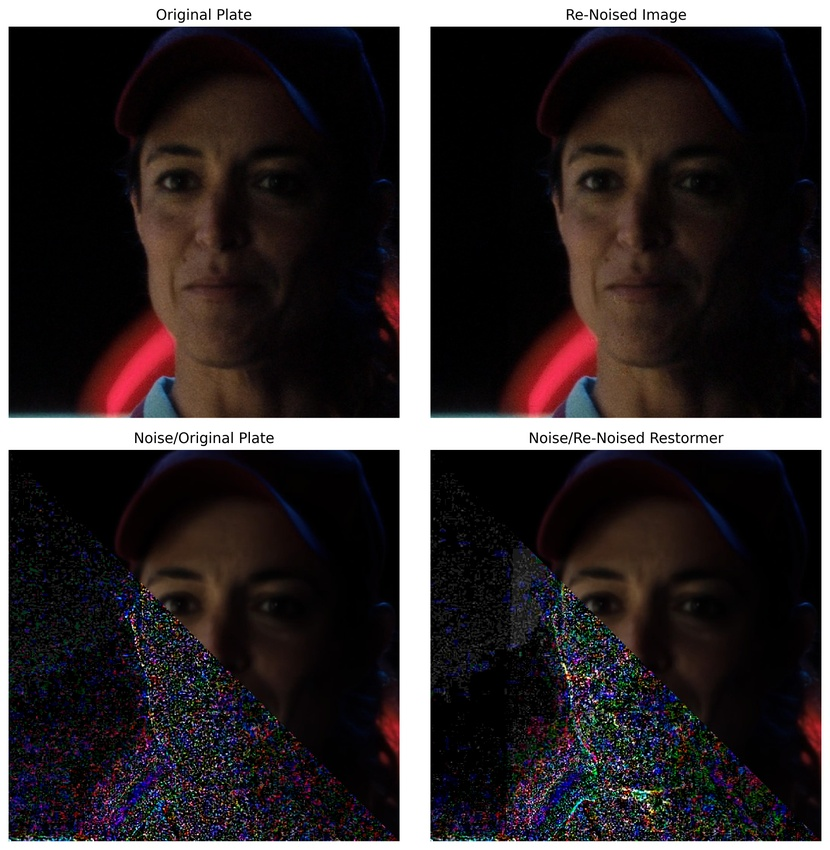
#> input picture img.jpg, 830 x 850 px, shrunk from 3866 x 3955 before the run
$ python -i renoise.py   (imports and definitions only)
#> lines starting #> are read from the running program, lines starting #| are printed output that depends on the picture
import numpy as np
import cv2
from scipy import ndimage
import os
from concurrent.futures import ProcessPoolExecutor
import multiprocessing
from enum import Enum
from tqdm import tqdm
import gc
from multiprocessing import Pool, cpu_count


class GrainPreset(Enum):
    """Film stock presets mimicking Nuke's options"""
    KODAK_5248 = {'size': 3.0, 'intensity': 0.4, 'irregularity': 0.6, 'r_scale': 1.0, 'g_scale': 0.7, 'b_scale': 0.9}
    KODAK_5279 = {'size': 2.5, 'intensity': 0.5, 'irregularity': 0.5, 'r_scale': 1.0, 'g_scale': 0.8, 'b_scale': 0.9}
    KODAK_VISION3 = {'size': 1.8, 'intensity': 0.3, 'irregularity': 0.4, 'r_scale': 1.0, 'g_scale': 0.9, 'b_scale': 0.8}
    FUJI_3510 = {'size': 2.0, 'intensity': 0.35, 'irregularity': 0.5, 'r_scale': 1.0, 'g_scale': 0.9, 'b_scale': 0.7}
    ILFORD_HP5 = {'size': 3.5, 'intensity': 0.6, 'irregularity': 0.7, 'r_scale': 1.0, 'g_scale': 1.0, 'b_scale': 1.0}
    ARRI = {'size': 2.0, 'intensity': 0.35, 'irregularity': 0.5, 'r_scale':0.85, 'g_scale':1.0, 'b_scale':0.9}
    TUNGSTEN = {'size': 1.5, 'intensity': 0.25, 'irregularity': 0.3, 'r_scale': 0.85, 'g_scale': 0.9, 'b_scale': 1.0}
    REGA = {'size': 1.3, 'intensity': 0.6, 'irregularity': 0.8, 'r_scale': 0.85, 'g_scale': 0.9, 'b_scale': 1.0}


class BlendMode(Enum):
    """Blend modes for grain application"""
    ADD = 1
    OVERLAY = 2
    SOFT_LIGHT = 3


def generate_base_noise(height, width, grain_size, irregularity=0.5, seed=None):
    """
    Generate base noise texture for film grain

    Args:
        height (int): Image height
        width (int): Image width
        grain_size (float): Size of grain particles (higher = larger grains)
        irregularity (float): How irregular the grain pattern is (0-1)
        seed (int, optional): Random seed for reproducibility

    Returns:
        np.ndarray: Noise texture as float32 array with range -1 to 1
    """
    if seed is not None:
        np.random.seed(seed)

    # Generate white noise
    noise = np.random.normal(0, 1, (height, width)).astype(np.float32)

    # Scale the kernel size based on grain_size
    # (larger grain_size = more blurring = larger grain particles)
    kernel_size = max(1, int(grain_size * 2))

    # Create a Gaussian kernel for the primary blur
    primary_sigma = grain_size / 2
    if primary_sigma > 0:
        noise = ndimage.gaussian_filter(noise, primary_sigma)

    # Add irregularity by selectively emphasizing certain frequencies
    if irregularity > 0:
        # Create a second noise pattern for irregularity
        irregular_noise = np.random.normal(0, 1, (height, width)).astype(np.float32)
        irregular_sigma = grain_size / (irregularity * 4 + 1)
        if irregular_sigma > 0:
            irregular_noise = ndimage.gaussian_filter(irregular_noise, irregular_sigma)

        # Blend the two noise patterns
        blend_factor = np.clip(irregularity, 0, 1)
        noise = (1 - blend_factor) * noise + blend_factor * irregular_noise

    # Normalize to range approximately -1 to 1
    noise = noise / (np.std(noise) * 3)
    noise = np.clip(noise, -1, 1)

    return noise


def generate_color_grain(height, width, grain_size, r_scale=1.0, g_scale=0.9, b_scale=0.8,
                         color_correlation=0.6, irregularity=0.5, seed=None):
    """
    Generate partially correlated RGB grain

    Args:
        height (int): Image height
        width (int): Image width
        grain_size (float): Size of grain particles
        r_scale (float): Relative intensity for red channel
        g_scale (float): Relative intensity for green channel
        b_scale (float): Relative intensity for blue channel
        color_correlation (float): How correlated the channels are (0-1)
        irregularity (float): Irregularity of grain pattern (0-1)
        seed (int, optional): Random seed

    Returns:
        np.ndarray: RGB grain pattern as float32 array with range -1 to 1
    """
    if seed is not None:
        base_seed = seed
    else:
        base_seed = np.random.randint(0, 2**32 - 1)

    # Generate base noise pattern for partial correlation
    shared_noise = generate_base_noise(height, width, grain_size, irregularity, seed=base_seed)

    # Generate per-channel unique components
    r_unique = generate_base_noise(height, width, grain_size, irregularity, seed=base_seed+1)
    g_unique = generate_base_noise(height, width, grain_size, irregularity, seed=base_seed+2)
    b_unique = generate_base_noise(height, width, grain_size, irregularity, seed=base_seed+3)

    # Combine shared and unique components
    r_noise = color_correlation * shared_noise + (1 - color_correlation) * r_unique
    g_noise = color_correlation * shared_noise + (1 - color_correlation) * g_unique
    b_noise = color_correlation * shared_noise + (1 - color_correlation) * b_unique

    # Apply channel scaling
    r_noise *= r_scale
    g_noise *= g_scale
    b_noise *= b_scale

    # Stack to create RGB grain
    color_grain = np.stack([r_noise, g_noise, b_noise], axis=2)

    return color_grain


def modulate_by_luminance(grain, image, shadow_amount=1.5, midtone_amount=1.0, highlight_amount=0.5):
    """
    Modulate grain intensity based on image luminance

    Args:
        grain (np.ndarray): RGB grain pattern
        image (np.ndarray): Source image (0-1 range, float32)
        shadow_amount (float): Grain intensity in shadows
        midtone_amount (float): Grain intensity in midtones
        highlight_amount (float): Grain intensity in highlights

    Returns:
        np.ndarray: Luminance-modulated grain
    """
    # Calculate luminance (Rec. 709 coefficients)
    luminance = 0.2126 * image[:,:,0] + 0.7152 * image[:,:,1] + 0.0722 * image[:,:,2]

    # Create luminance-based modulation mask
    # This creates a curve where shadows get shadow_amount, midtones get midtone_amount,
    # and highlights get highlight_amount
    shadows_mask = 1.0 - np.clip(luminance * 2, 0, 1)
    highlights_mask = np.clip((luminance - 0.5) * 2, 0, 1)
    midtones_mask = 1.0 - shadows_mask - highlights_mask

    # Combine the masks with their respective amounts
    modulation = (shadow_amount * shadows_mask +
                  midtone_amount * midtones_mask +
                  highlight_amount * highlights_mask)

    # Apply modulation to each channel
    modulated_grain = grain * modulation[:,:,np.newaxis]

    return modulated_grain


def apply_grain(image, grain, intensity=1.0, blend_mode=BlendMode.OVERLAY):
    """
    Apply grain to image with specified blend mode

    Args:
        image (np.ndarray): Source image (0-1 range, float32)
        grain (np.ndarray): Grain pattern (-1 to 1 range, float32)
        intensity (float): Overall grain intensity multiplier
        blend_mode (BlendMode): Blend mode for grain application

    Returns:
        np.ndarray: Grained image
    """
    # Scale grain by intensity
    scaled_grain = grain * intensity

    if blend_mode == BlendMode.ADD:
        # Simple additive grain
        result = image + scaled_grain
        result = np.clip(result, 0, 1)

    elif blend_mode == BlendMode.OVERLAY:
        # Overlay blend mode (standard in Nuke)
        # For values < 0.5: 2 * base * blend
        # For values >= 0.5: 1 - 2 * (1 - base) * (1 - blend)
        bright_mask = image >= 0.5

        # Convert grain from -1...1 to 0...1 range for blending
        grain_01 = scaled_grain * 0.5 + 0.5

        result = np.zeros_like(image)
        result[~bright_mask] = 2 * image[~bright_mask] * grain_01[~bright_mask]
        result[bright_mask] = 1 - 2 * (1 - image[bright_mask]) * (1 - grain_01[bright_mask])
        result = np.clip(result, 0, 1)

    elif blend_mode == BlendMode.SOFT_LIGHT:
        # Soft Light blend (more subtle than overlay)
        # Convert grain from -1...1 to 0...1 range for blending
        grain_01 = scaled_grain * 0.5 + 0.5

        result = np.zeros_like(image)
        for c in range(3):
            result[:,:,c] = ((1 - 2 * grain_01[:,:,c]) * image[:,:,c]**2 +
                            2 * grain_01[:,:,c] * image[:,:,c])
        result = np.clip(result, 0, 1)

    else:
        raise ValueError(f"Unsupported blend mode: {blend_mode}")

    return result


def apply_film_grain(image, preset=GrainPreset.KODAK_5248, intensity_scale=1.0,
                    blend_mode=BlendMode.OVERLAY, seed=None):
    """
    Apply film grain to an image using Nuke-style workflow

    Args:
        image (np.ndarray): Input image (0-1 range, float32, RGB)
        preset (GrainPreset): Film stock preset
        intensity_scale (float): Global scaling for grain intensity
        blend_mode (BlendMode): How grain is composited with the image
        seed (int, optional): Random seed for reproducibility

    Returns:
        np.ndarray: Grained image
    """
    height, width = image.shape[:2]
    preset_values = preset.value

    # Generate color grain
    grain = generate_color_grain(
        height, width,
        grain_size=preset_values['size'],
        r_scale=preset_values['r_scale'],
        g_scale=preset_values['g_scale'],
        b_scale=preset_values['b_scale'],
        irregularity=preset_values['irregularity'],
        seed=seed
    )

    # Modulate grain by luminance (simulate film response)
    modulated_grain = modulate_by_luminance(
        grain, image,
        shadow_amount=1.5,  # More grain in shadows
        midtone_amount=1.0, # Normal grain in midtones
        highlight_amount=0.5  # Less grain in highlights
    )

    # Apply grain with specified intensity and blend mode
    final_intensity = preset_values['intensity'] * intensity_scale
    grained_image = apply_grain(
        image,
        modulated_grain,
        intensity=final_intensity,
        blend_mode=blend_mode
    )

    return grained_image


def process_image(input_path, output_path, preset=GrainPreset.KODAK_5248,
                 intensity=1.0, blend_mode=BlendMode.OVERLAY, seed=None):
    """
    Process a single image file

    Args:
        input_path (str): Path to input image
        output_path (str): Path to save output image
        preset (GrainPreset): Film stock preset
        intensity (float): Grain intensity multiplier
        blend_mode (BlendMode): Grain blend mode
        seed (int, optional): Random seed
    """
#> called with input_path = '../img.jpg', output_path = 'out.png', intensity = 1
    # Read input image
    img = cv2.imread(input_path, cv2.IMREAD_UNCHANGED)
#> img is the input picture: shape (850, 830, 3); mean B, G, R 47.1, 46, 52.2

    # Convert to float32 and 0-1 range
    if img.dtype == np.uint8:
        img = img.astype(np.float32) / 255.0
    elif img.dtype == np.uint16:
        img = img.astype(np.float32) / 65535.0

    # Convert BGR to RGB if needed
    if len(img.shape) == 3 and img.shape[2] == 3:
        img = cv2.cvtColor(img, cv2.COLOR_BGR2RGB)

    # Apply grain
    grained_img = apply_film_grain(
        img,
        preset=preset,
        intensity_scale=intensity,
        blend_mode=blend_mode,
        seed=seed
    )
#> in modulate_by_luminance, `shadows_mask = 1.0 - np.clip(luminance * 2, 0, 1)`:
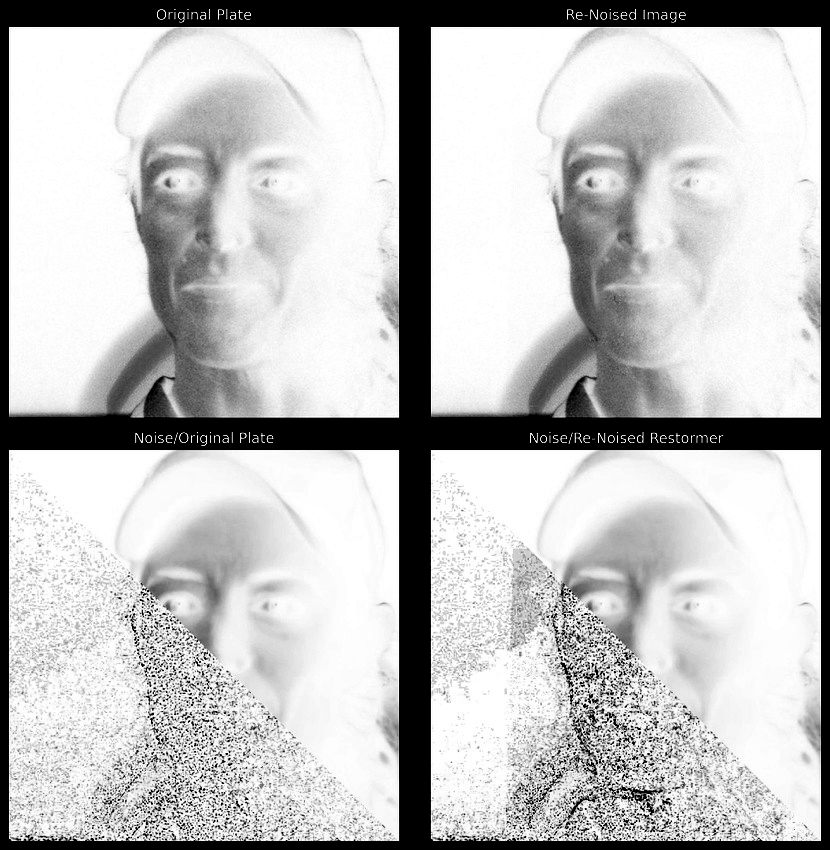
#> shadows_mask: shape (850, 830) float32; min 0, max 1, mean 0.755
#> in modulate_by_luminance, `midtones_mask = 1.0 - shadows_mask - highlights_mask`:
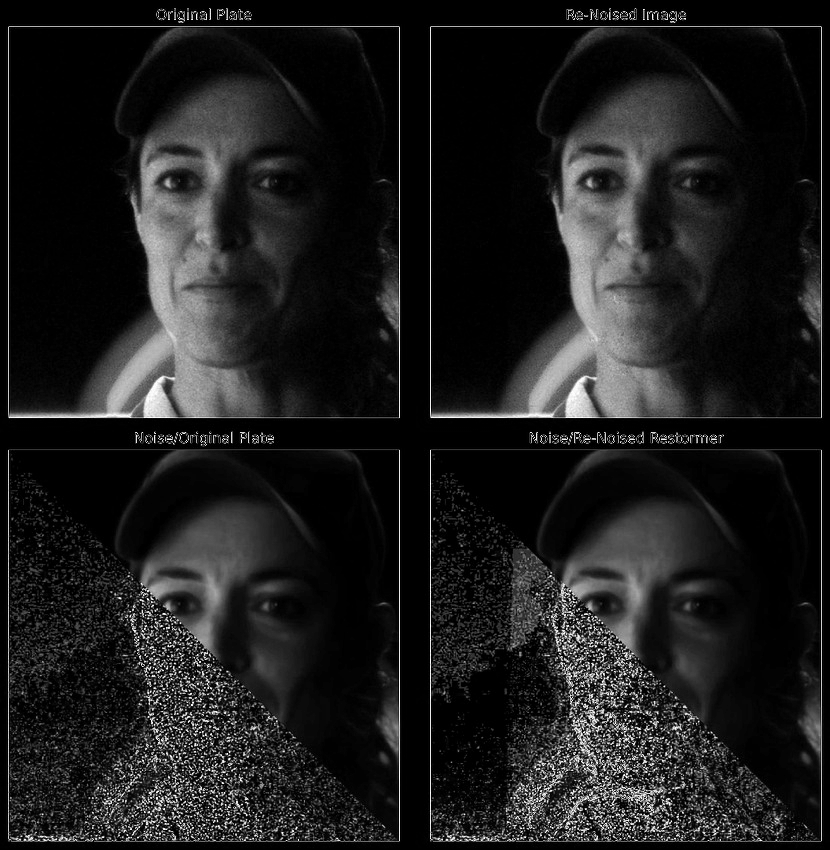
#> midtones_mask: shape (850, 830) float32; min 0, max 1, mean 0.118
#> in modulate_by_luminance, `modulation = (shadow_amount * shadows_mask + midtone_amount * midtones..`:
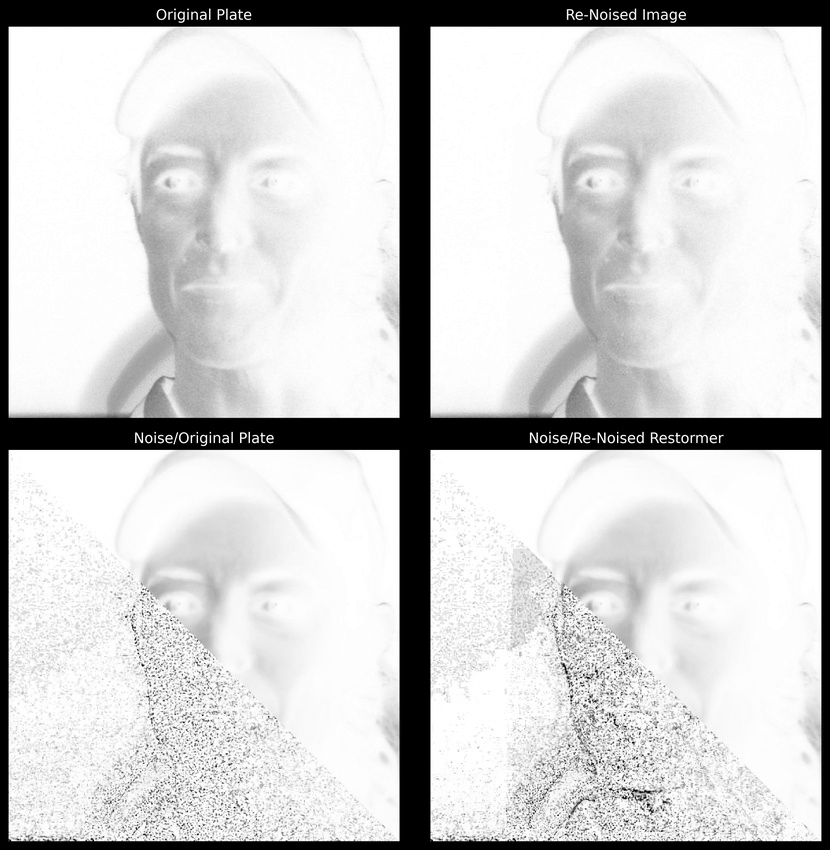
#> modulation: shape (850, 830) float32; min 0.5, max 1.5, mean 1.31; drawn with min black and max white
#> in apply_film_grain, `modulated_grain = modulate_by_luminance( grain, image, shadow_amount=1..`:
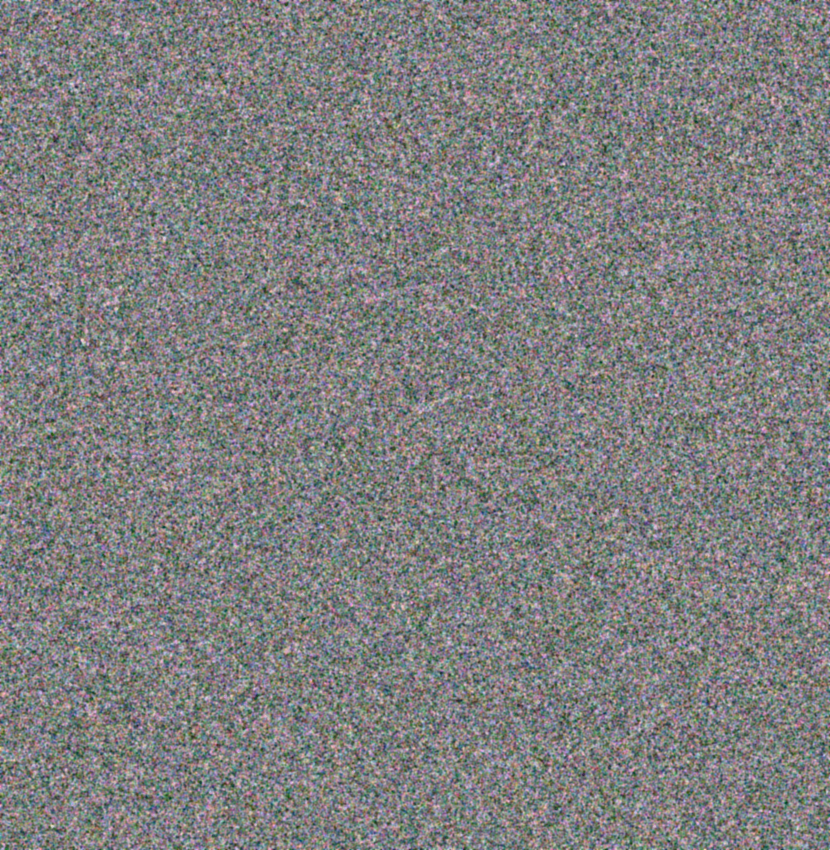
#> grain: shape (850, 830, 3) float32; mean R, G, B 0.00102, 0.000786, 0.000819; drawn with min black and max white
#> in apply_grain, `bright_mask = image >= 0.5`:
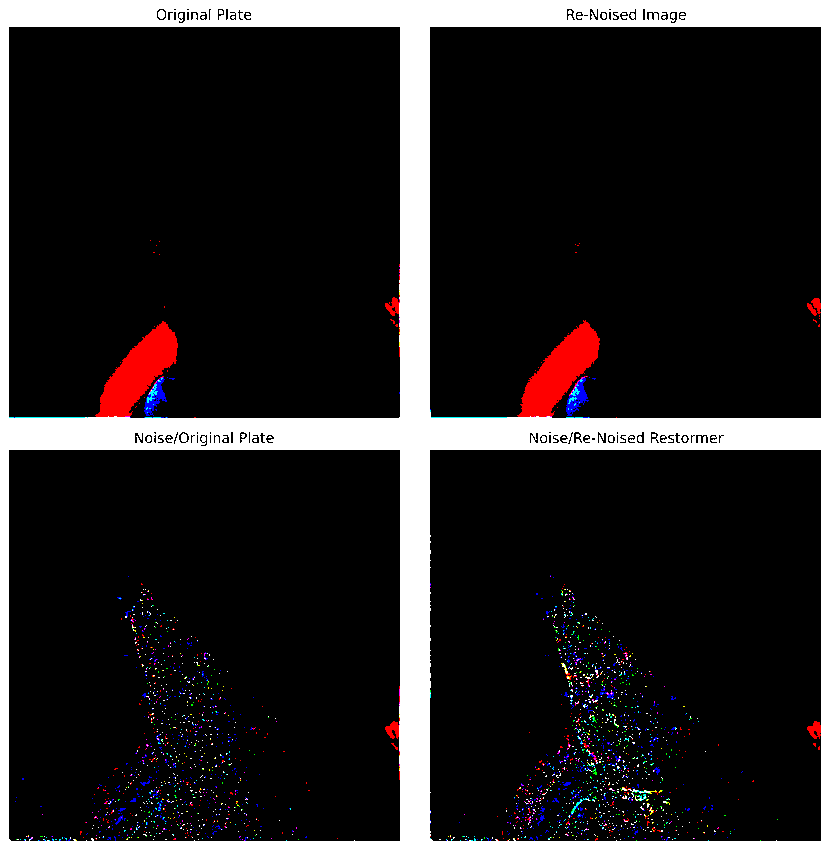
#> bright_mask: shape (850, 830, 3) bool; mean R, G, B 0.147, 0.135, 0.138
#> in apply_grain, `result[bright_mask] = 1 - 2 * (1 - image[bright_mask]) * (1 - grain_01..`:
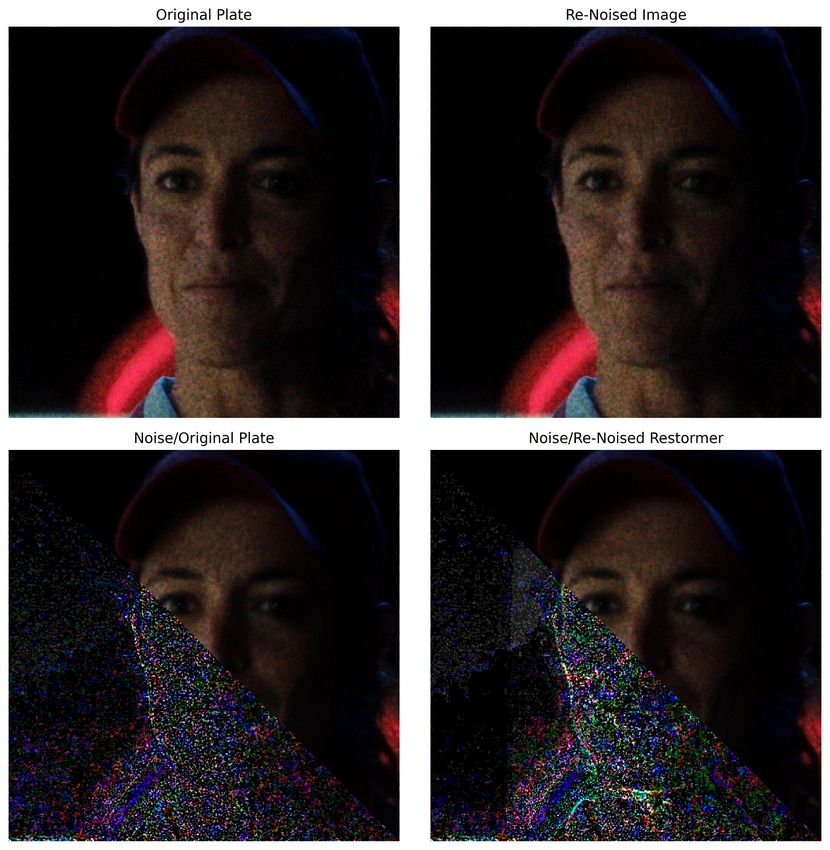
#> result: shape (850, 830, 3) float32; mean R, G, B 0.205, 0.181, 0.185

    # Convert back to BGR for saving
    if len(grained_img.shape) == 3 and grained_img.shape[2] == 3:
        grained_img = cv2.cvtColor(grained_img, cv2.COLOR_RGB2BGR)

    # Convert to appropriate bit depth
    if input_path.lower().endswith(('.exr', '.hdr')):
        # Save as EXR/HDR
        cv2.imwrite(output_path, grained_img)
    elif input_path.lower().endswith('.png'):
        # Save as 16-bit PNG
        grained_img = np.clip(grained_img * 65535.0, 0, 65535).astype(np.uint16)
        cv2.imwrite(output_path, grained_img)
    else:
        # Save as 8-bit image
        grained_img = np.clip(grained_img * 255.0, 0, 255).astype(np.uint8)
        cv2.imwrite(output_path, grained_img)


# [81 lines left out: functions process_sequence, process_frame, not called in this run]


# [48 lines not run here, left out]

>>> result = process_image('../img.jpg', 'out.png')
